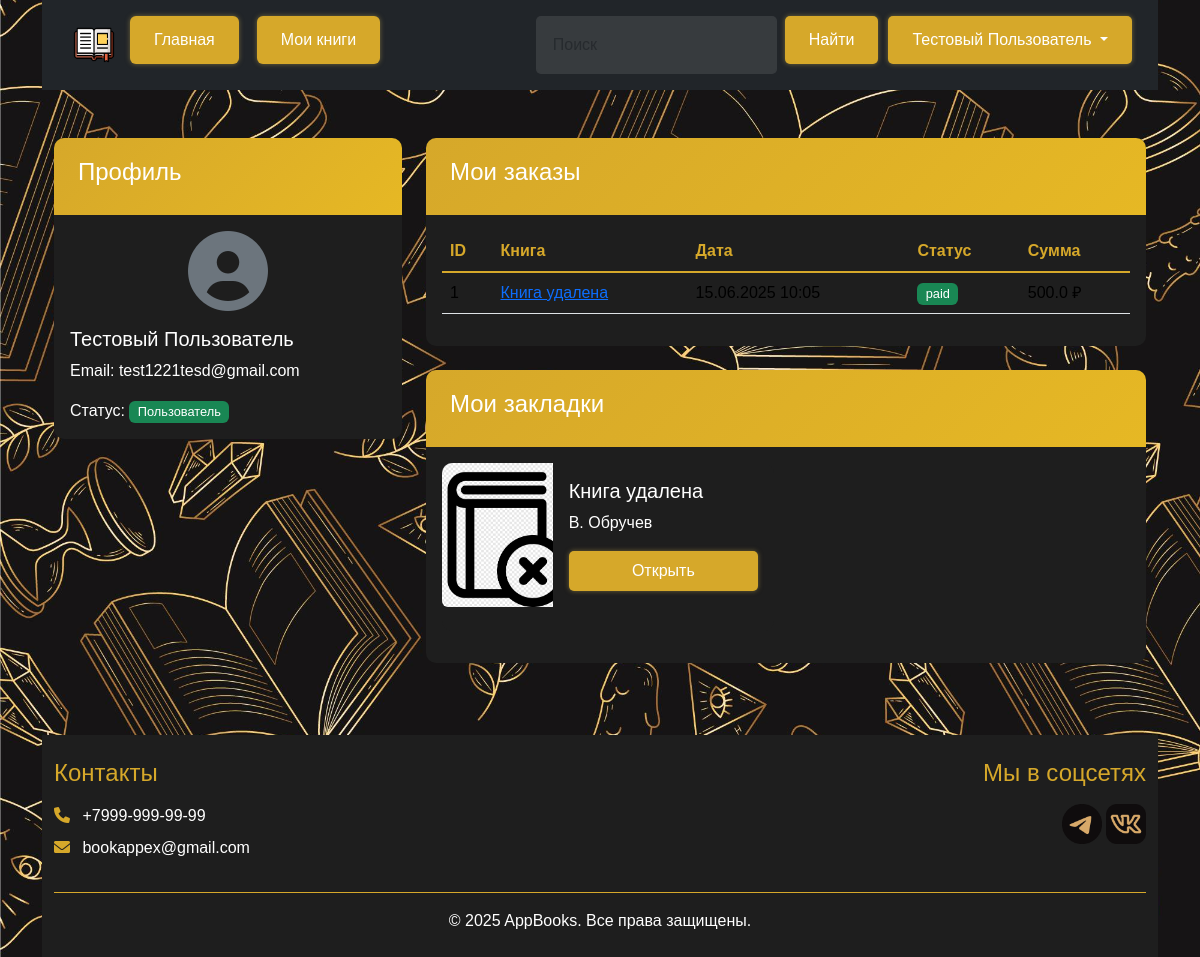
The page /profile (signed in) on the database its author committed.
### models.py (models this page shows, shortened)
class Authorization(db.Model):
    id = db.Column(db.Integer, primary_key = True)
    Name = db.Column(db.String(100), nullable = False)
    Password = db.Column(db.String(100), nullable = False)
    Rank = db.Column(db.String(100), nullable = False)
    email = db.Column(db.String(100), nullable=False, unique=True)  # Добавляем email
    email_confirmed = db.Column(db.Boolean, default=False)  # Подтвержден ли email
    email_confirmation_token = db.Column(db.String(100))  # Токен для подтверждения
    token_expiration = db.Column(db.DateTime)  # Срок действия токена
    pass

class Order(db.Model):
    id = db.Column(db.Integer, primary_key=True)
    user_id = db.Column(db.Integer, db.ForeignKey('authorization.id'), nullable=False)
    book_id = db.Column(db.Integer, db.ForeignKey("books.id"), nullable=False)  # Changed to nullable=False
    status = db.Column(db.String(20), default="pending")
    paypal_payment_id = db.Column(db.String(50))
    created_at = db.Column(db.DateTime, default=datetime.datetime.utcnow())
    book = db.relationship('Books', backref='orders')
    user = db.relationship('Authorization', backref='orders')

class Books(db.Model):
    id = db.Column(db.Integer, primary_key = True)
    Title = db.Column(db.String(100), nullable = False)
    Cover = db.Column(db.String(100), nullable = False)
    Author = db.Column(db.String(100), nullable = False)
    About = db.Column(db.Text, nullable = False)
    File_path = db.Column(db.String(100), nullable = False)
    Cost = db.Column(db.Float, nullable = False)
    @property
    def cover_url(self):
        clean_path = self.Cover.replace('\\', '/')
        return url_for('static', filename=f'uploads/{clean_path}')

class Bookmark(db.Model):
    id = db.Column(db.Integer, primary_key=True)
    user_id = db.Column(db.Integer, db.ForeignKey('authorization.id'), nullable=False)
    book_id = db.Column(db.Integer, db.ForeignKey('books.id'), nullable=False)
    user = db.relationship('Authorization', backref='bookmarks')
    book = db.relationship('Books', backref='bookmarks')
    pass

### BooksApp.py (the view)
@app.route('/profile')
@login_required
def profile():
    username = session.get('username')
    user = Authorization.query.filter_by(Name=username).first()
    orders = Order.query.filter_by(user_id=user.id).order_by(Order.created_at.desc()).all()
    bookmarks = Bookmark.query.filter_by(user_id=user.id).options(
        db.joinedload(Bookmark.book)
    ).all()
    return render_template(
        'profile.html',
        username=username,
        user=user,
        orders=orders,
        bookmarks=bookmarks,
        admin=adm()
    )

### BooksApp.py (called while the page is built)
def login_required(f):
    @wraps(f)
    def decorated(*args, **kwargs):
        if 'username' not in session:
            flash('Требуется авторизация', 'error')
            return redirect(url_for('Log_in'))
        return f(*args, **kwargs)
    return decorated

def adm():
    username=session.get('username')
    if 'username' not in session:
        return False
    user = Authorization.query.filter_by(Name=username).first()
    if user.Rank == 'Admin':
       return True
    return False

### templates/profile.html (shortened to what this page needs)
{% extends 'base.html' %}
{% block body %}
<div class="container my-5">
    <div class="row">
        <div class="col-md-4">
            <div class="card mb-4">
                <div class="card-header bg-dark text-white">
                    <h4>Профиль</h4>
                </div>
                <div class="card-body">
                    <div class="text-center mb-3">
                        <i class="fas fa-user-circle fa-5x text-secondary"></i>
                    </div>
                    <h5 class="card-title">{{ user.Name }}</h5>
                    <p class="card-text">Email: {{ user.email }}</p>
                    <p class="card-text">Статус:
                        <span class="badge bg-{% if admin %}danger{% else %}success{% endif %}">
                            {% if admin %}Администратор{% else %}Пользователь{% endif %}
                        </span>
                    </p>
                </div>
            </div>
        </div>
        <div class="col-md-8">
            <div class="card mb-4">
                <div class="card-header bg-dark text-white">
                    <h4>Мои заказы</h4>
                </div>
 <div class="card-body">
                    {% if orders %}
                        <div class="table-responsive">
                            <table class="table">
                                <thead>
                                    <tr>
                                        <th>ID</th>
                                        <th>Книга</th>
                                        <th>Дата</th>
                                        <th>Статус</th>
                                        <th>Сумма</th>
                                    </tr>
                                </thead>
                                <tbody>
                                    {% for order in orders %}
                                    <tr>
                                        <td>{{ order.id }}</td>
                                        <td>
                                            {% if order.book %}
                                                <a href="{{ url_for('book_detail', id=order.book_id) }}">
                                                    {{ order.book.Title }}
                                                </a>
                                            {% else %}
                                                Книга удалена
                                            {% endif %}
                                        </td>
                                        <td>{{ order.created_at.strftime('%d.%m.%Y %H:%M') }}</td>
                                        <td>
                                            <span class="badge
                                                {% if order.status == 'paid' %}bg-success
                                                {% elif order.status == 'pending' %}bg-warning
                                                {% else %}bg-danger{% endif %}">
                                                {{ order.status }}
                                            </span>
                                        </td>
                                        <td>
                                            {% if order.book %}
                                                {{ order.book.Cost }} ₽
                                            {% else %}
                                                N/A
                                            {% endif %}
                                        </td>
                                    </tr>
                                    {% endfor %}
                                </tbody>
                            </table>
                        </div>
                    {% else %}
                        <p>У вас пока нет заказов</p>
                    {% endif %}
                </div>
            </div>
            <div class="card">
                <div class="card-header bg-dark text-white">
                    <h4>Мои закладки</h4>
                </div>
                <div class="card-body">
                    {% if bookmarks %}
                        <div class="row">
                            {% for bookmark in bookmarks %}
                            <div class="col-md-6 mb-3">
                                {% if bookmark.book %}
                                <div class="card h-100">
                                    <div class="row g-0">
                                        <div class="col-md-4">
                                            <img src="{{ bookmark.book.cover_url }}"
                                                 class="img-fluid rounded-start"
                                                 alt="{{ bookmark.book.Title }}"
                                                 style="height: 100%; object-fit: cover;">
                                        </div>
                                        <div class="col-md-8">
                                            <div class="card-body">
                                                <h5 class="card-title">{{ bookmark.book.Title }}</h5>
                                                <p class="card-text">{{ bookmark.book.Author }}</p>
                                                <a href="{{ url_for('book_detail', id=bookmark.book.id) }}"
                                                   class="btn btn-gold w-100 py-2">
                                                    Открыть
                                                </a>
                                            </div>
                                        </div>
                                    </div>
                                </div>
                                {% endif %}
                            </div>
                            {% endfor %}
                        </div>
                    {% else %}
                        <p>У вас пока нет закладок</p>
                    {% endif %}
                </div>
            </div>
        </div>
    </div>
</div>
{% endblock %}

### templates/base.html (shortened to what this page needs)
<!DOCTYPE html>
<html lang="en">
<head>
    <link href="https://cdn.jsdelivr.net/npm/bootstrap@5.3.5/dist/css/bootstrap.min.css" rel="stylesheet">
    <link rel="stylesheet" href="{{url_for('static', filename='css/main.css')}}">
    <link rel="stylesheet" href="https://cdnjs.cloudflare.com/ajax/libs/font-awesome/6.0.0/css/all.min.css">
</head>
<body>
   <div class="content-wrapper">
        <div class="container">
        <header class="p-3 text-bg-dark">
            <div class="d-flex flex-wrap align-items-center justify-content-between">
                <a href="/" class="d-flex align-items-center mb-2 mb-lg-0 text-white text-decoration-none">
                    <img class="header__img" src="{{ url_for('static', filename='image/LogoD.png') }}" alt="Logo">
                </a>
                <ul class="nav nav-pills header-nav me-lg-auto">
                    <li class="nav-item me-2"><a href="{{ url_for('Main') }}" class="nav-link link-custom">Главная</a></li>
                    {% if 'username' in session %}
                        {% if admin %}
                            <li class="nav-item"><a href="{{url_for('AddBooks')}}" class="nav-link link-custom">Добавить книгу</a></li>
                        {% else %}
                            <li class="nav-item"><a href="{{url_for('Bookmarks')}}" class="nav-link link-custom">Мои книги</a></li>
                        {% endif %}
                    {% endif %}
                </ul>
                <form class="d-flex header-search" action="{{ url_for('search_books') }}" method="get">
                    <input type="search" name="title" class="form-control form-control-dark me-2" placeholder="Поиск" required>
                    <button type="submit" class="button-custom">Найти</button>
                </form>
                <div class="header-auth">
                    {% if 'username' not in session %}
                        <a href="{{url_for('Log_in')}}" class="button-custom">Войти</a>
                        <a href="{{url_for('Registration')}}" class="button-custom">Регистрация</a>
                    {% else %}
                        <div class="dropdown" style="display: inline-block;">
                            <button class="button-custom dropdown-toggle"
                                    type="button"
                                    data-bs-toggle="dropdown"
                                    aria-expanded="false">
                                {{username}}
                            </button>
                        </div>
                    {% endif %}
                </div>
            </div>
        </header>
        {% block body %}{% endblock %}
        </div>
    </div>
  <div class="container">
    <footer class="bg-dark text-white py-4">
        <div class="container">
            <div class="row">
                 <div class="col-md-6 mb-4 mb-md-0">
                    <h4 class="mb-3" style="color: #d6a82a;">Контакты</h4>
                    <ul class="list-unstyled">
                        <li class="mb-2">
                            <i class="fas fa-phone me-2" style="color: #d6a82a;"></i>
                            +7999-999-99-99
                        </li>
                        <li class="mb-2">
                            <i class="fas fa-envelope me-2" style="color: #d6a82a;"></i>
                            bookappex@gmail.com
                        </li>
                    </ul>
                </div>
                <div class="col-md-6 text-md-end">
                    <h4 class="mb-3" style="color: var(--primary-color);">Мы в соцсетях</h4>
                        <a>
                            <img src="{{ url_for('static', filename='image/telegram_theme.png') }}" alt="Telegram" style="height: 40px;">
                        </a>
                        <a href="/">
                            <img src="{{ url_for('static', filename='image/vk_theme.png') }}" alt="VK" style="height: 40px;">
                        </a>
                </div>
            </div>
            <div class="text-center pt-3 mt-3" style="border-top: 1px solid var(--primary-color);">
                <p class="mb-0">© 2025 AppBooks. Все права защищены.</p>
            </div>
        </div>
    </footer>
</body>
</html>

### static/css/main.css (style rules this page uses)
:root { --primary-color: #d6a82a; --primary-hover: #e6b824; --text-color: white; --shadow: 0 0 5px rgba(195, 167, 77, 0.5); --shadow-hover: 0 0 15px rgba(195, 167, 77, 0.8); --success-color: #0f9b22; --success-hover: #2ad641; --error-color: #ffca2c; --error-bg: rgba(255, 202, 44, 0.1); --dark-bg: #1e1e1e; --darker-bg: #161415; --gold-gradient: linear-gradient(135deg, var(--primary-color) 0%, var(--primary-hover) 100%); }
body { margin: 0; padding: 0; min-height: 100vh; font-family: 'Arial', sans-serif; display: flex; flex-direction: column; background: url(/static/image/background.jpg) center/cover no-repeat fixed, rgb(255, 255, 255); }
.header__img { height: 48px; transition: transform 0.3s ease; }
.card { border: none; border-radius: 10px; overflow: hidden; background-color: var(--dark-bg); color: var(--text-color); transition: all 0.3s ease; margin-bottom: 1.5rem; }
.card-header { background: linear-gradient(135deg, var(--primary-color) 0%, var(--primary-hover) 100%); border-bottom: none; padding: 1.25rem 1.5rem; }
.bg-dark { background-color: var(--dark-bg) !important; }
.button-custom, .link-custom, .btn-gold, .btn-primary { display: inline-flex; align-items: center; justify-content: center; gap: 0.5rem; padding: 0.75rem 1.5rem; border-radius: 5px; font-size: 1rem; font-weight: 500; cursor: pointer; transition: all 0.3s ease; text-decoration: none; border: none; background-color: var(--primary-color); color: var(--text-color); box-shadow: var(--shadow); }
.form-control { width: 100%; padding: 0.75rem 1rem; border-radius: 5px; transition: all 0.3s ease; background-color: rgba(255, 255, 255, 0.1); border: 1px solid rgba(255, 255, 255, 0.2); color: var(--text-color); }
.badge { font-size: 0.8rem; font-weight: 500; }
.table { --bs-table-bg: transparent; }
.table th { color: var(--primary-color); border-bottom: 2px solid var(--primary-color); }

### templates/base.html (style rules this page uses)
:root { --primary-color: #d6a82a; --primary-hover: #e6b824; --text-color: white; --shadow: 0 0 5px rgba(195, 167, 77, 0.5); --shadow-hover: 0 0 15px rgba(195, 167, 77, 0.8); }
html, body { height: 100%; margin: 0; }
body { display: flex; flex-direction: column; min-height: 100vh; font-family: 'Arial', sans-serif; }
.content-wrapper { flex: 1; }
footer { flex-shrink: 0; width: 100%; }
body { font-family: 'Arial', sans-serif; }
.header__img { height: 40px; width: auto; }
.button-custom, .link-custom, .dropdown-toggle { background-color: var(--primary-color); color: var(--text-color); padding: 12px 24px; text-align: center; text-decoration: none; border-radius: 5px; font-size: 16px; cursor: pointer; transition: all 0.3s ease; box-shadow: var(--shadow); border: none; display: inline-block; margin: 0 10px 10px 0; }
.form-control-dark { background-color: rgba(255, 255, 255, 0.1); border-color: rgba(255, 255, 255, 0.1); color: white; }

### rows shown on the page
Authorization: Name "Тестовый Пользователь", email "test1221tesd@gmail.com"
Order: id "1", book.Title "Книга удалена", created_at "15.06.2025 10:05", status "paid", book.Cost "500.0"
Bookmark: book.cover_url (picture), book.Title "Книга удалена", book.Author "В. Обручев"
